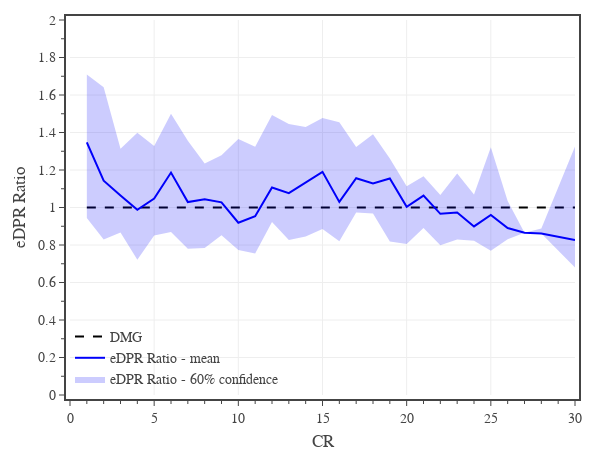

The cell this chart's notebook holds for it:
### Code cell
# eHP Ratio

yCol = 'eDPR Ratio'

conf = 0.6
df1 = df0[df0['CR'].between(1,30)]
dfM = df1[['CR',yCol]].groupby('CR').median()
dfU = df1[['CR',yCol]].groupby('CR').quantile(0.5 + conf/2)
dfL = df1[['CR',yCol]].groupby('CR').quantile(0.5 - conf/2)

# CR
# create figure
fig = go.Figure(
    layout=go.Layout(
        template=TFB_TEMPLATE,
        margin=dict(l=70, r=25, b=55, t=20, pad=4),
        xaxis=dict(
            title_text='CR',
            range=[0,30],
            tick0=0, dtick=5,
            minor=dict(tick0=0, dtick=1),
        ),
        yaxis=dict(
            title_text=yCol,
            range=[0,2],
            tick0=0, dtick=0.2,
            minor=dict(tick0=0, dtick=0.1),
        ),
        legend=dict(
            xanchor='left', yanchor='bottom',
            x=0.00, y=0.00,
            orientation='v',
            tracegroupgap=0,
            bgcolor='rgba(0,0,0,0)',
        )
    )
)


# add reference line
fig.add_trace(go.Scatter(
    x=[1,30], y=[1,1],
    mode='lines', 
    line=dict(color='black', dash='dash'),
    name='DMG',
    hoverinfo='skip',
))

# add average value
fig.add_trace(go.Scatter(
    x=dfM.index, y=dfM[yCol],
    mode='lines', 
    line=dict(color='rgba(0,0,250,1)', dash='solid'),
    name=f'{yCol} - mean',
    hovertemplate='<b>mean</b><br>' + 'CR %{x:,.0f}<br>' + yCol + ' %{y:,.1f}<br>' + '<extra></extra>'

))

# add confidence interval
fig.add_trace(go.Scatter(x=dfM.index, y=dfU[yCol], line_width=0, legendgroup=f'{yCol} confidence', showlegend=False, hoverinfo='skip'))
fig.add_trace(go.Scatter(x=dfM.index, y=dfL[yCol], line_width=0, name=f'{yCol} - {conf:.0%} confidence', legendgroup=f'{yCol} confidence', hoverinfo='skip', fill='tonexty', fillcolor='rgba(0,0,250,0.2)'))

# show figure
fig.update_layout(width=600, height=450)
fig.show(config=TFB_CONFIG)

# save figures
if SAVEFIGS:
    #fig.update_layout(autosize=True, width=None, height=None)
    #save_fig_html(fig, format='large', name=f'./fig-edpr-ratio-vs-cr-large')
    #save_fig_html(fig, format='small', name=f'./fig-edpr-ratio-vs-cr-small')
    pass

### Figure 1 — Plotly figure (JSON) as saved in the notebook; plotly's stock layout.template omitted (floating-point values rounded to 4 significant figures)
{"data": [{"hoverinfo": "skip", "line": {"color": "black", "dash": "dash"}, "mode": "lines", "name": "DMG", "type": "scatter", "x": [1, 30], "y": [1, 1]}, {"hovertemplate": "<b>mean</b><br>CR %{x:,.0f}<br>eDPR Ratio %{y:,.1f}<br><extra></extra>", "line": {"color": "rgba(0,0,250,1)", "dash": "solid"}, "mode": "lines", "name": "eDPR Ratio - mean", "type": "scatter", "x": [1, 2, 3, 4, 5, 6, 7, 8, 9, 10, 11, 12, 13, 14, 15, 16, 17, 18, 19, 20, 21, 22, 23, 24, 25, 26, 27, 28, 30], "y": [1.348, 1.143, 1.064, 0.9876, 1.048, 1.186, 1.029, 1.045, 1.028, 0.9187, 0.9531, 1.107, 1.077, 1.133, 1.19, 1.03, 1.156, 1.128, 1.155, 1.004, 1.063, 0.9663, 0.9734, 0.899, 0.9604, 0.8908, 0.8652, 0.8617, 0.8271]}, {"hoverinfo": "skip", "legendgroup": "eDPR Ratio confidence", "line": {"width": 0}, "showlegend": false, "type": "scatter", "x": [1, 2, 3, 4, 5, 6, 7, 8, 9, 10, 11, 12, 13, 14, 15, 16, 17, 18, 19, 20, 21, 22, 23, 24, 25, 26, 27, 28, 30], "y": [1.71, 1.641, 1.313, 1.399, 1.328, 1.5, 1.356, 1.234, 1.279, 1.366, 1.324, 1.494, 1.445, 1.43, 1.478, 1.455, 1.322, 1.391, 1.262, 1.114, 1.166, 1.067, 1.181, 1.07, 1.321, 1.035, 0.8652, 0.8882, 1.325]}, {"fill": "tonexty", "fillcolor": "rgba(0,0,250,0.2)", "hoverinfo": "skip", "legendgroup": "eDPR Ratio confidence", "line": {"width": 0}, "name": "eDPR Ratio - 60% confidence", "type": "scatter", "x": [1, 2, 3, 4, 5, 6, 7, 8, 9, 10, 11, 12, 13, 14, 15, 16, 17, 18, 19, 20, 21, 22, 23, 24, 25, 26, 27, 28, 30], "y": [0.9445, 0.8293, 0.8663, 0.7209, 0.8502, 0.8693, 0.7795, 0.7844, 0.8515, 0.7727, 0.7552, 0.9226, 0.8269, 0.8459, 0.8857, 0.82, 0.9738, 0.9674, 0.8192, 0.8049, 0.8902, 0.7987, 0.8296, 0.8226, 0.7695, 0.8311, 0.8652, 0.8617, 0.6796]}], "layout": {"height": 450, "legend": {"bgcolor": "rgba(0,0,0,0)", "orientation": "v", "tracegroupgap": 0, "x": 0, "xanchor": "left", "y": 0, "yanchor": "bottom"}, "margin": {"b": 55, "l": 70, "pad": 4, "r": 25, "t": 20}, "width": 600, "xaxis": {"dtick": 5, "minor": {"dtick": 1, "tick0": 0}, "range": [0, 30], "tick0": 0, "title": {"text": "CR"}}, "yaxis": {"dtick": 0.2, "minor": {"dtick": 0.1, "tick0": 0}, "range": [0, 2], "tick0": 0, "title": {"text": "eDPR Ratio"}}}}
